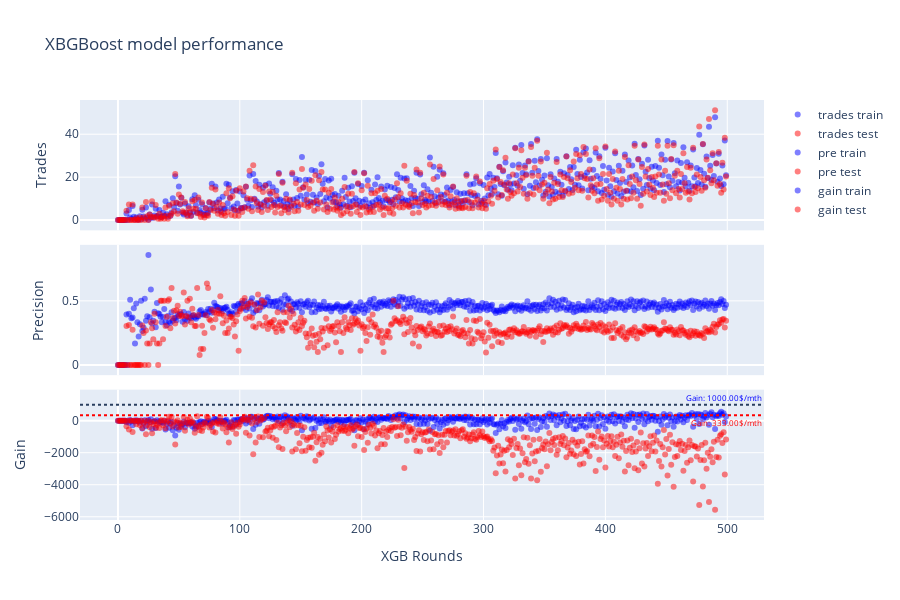

Notebook cell for this chart:
### Code cell
fun_plot_xgb_rounds(df[(df["gain_test"] > -10000) & (df["run_index"] < 500)])

### Figure 1 — Plotly figure (JSON) as saved in the notebook; plotly's stock layout.template omitted (floating-point values rounded to 4 significant figures; data arrays with more than 128 entries replaced by an {"elided": "..."} marker saying what was removed)
{"data": [{"marker": {"color": "blue", "opacity": 0.5}, "mode": "markers", "name": "trades train", "type": "scatter", "x": {"elided": "500 int values"}, "xaxis": "x", "y": {"elided": "500 float values"}, "yaxis": "y"}, {"marker": {"color": "red", "opacity": 0.5}, "mode": "markers", "name": "trades test", "type": "scatter", "x": {"elided": "500 int values"}, "xaxis": "x", "y": {"elided": "500 float values"}, "yaxis": "y"}, {"marker": {"color": "blue", "opacity": 0.5}, "mode": "markers", "name": "pre train", "type": "scatter", "x": {"elided": "500 int values"}, "xaxis": "x", "y": {"elided": "500 float values"}, "yaxis": "y2"}, {"marker": {"color": "red", "opacity": 0.5}, "mode": "markers", "name": "pre test", "type": "scatter", "x": {"elided": "500 int values"}, "xaxis": "x", "y": {"elided": "500 float values"}, "yaxis": "y2"}, {"marker": {"color": "blue", "opacity": 0.5}, "mode": "markers", "name": "gain train", "type": "scatter", "x": {"elided": "500 int values"}, "xaxis": "x", "y": {"elided": "500 float values"}, "yaxis": "y3"}, {"marker": {"color": "red", "opacity": 0.5}, "mode": "markers", "name": "gain test", "type": "scatter", "x": {"elided": "500 int values"}, "xaxis": "x", "y": {"elided": "500 float values"}, "yaxis": "y3"}], "layout": {"annotations": [{"font": {"color": "red", "size": 8}, "showarrow": false, "text": "Gain: 333.00$/mth", "x": 1, "xanchor": "right", "xref": "x domain", "y": 333, "yanchor": "top", "yref": "y3"}, {"font": {"color": "blue", "size": 8}, "showarrow": false, "text": "Gain: 1000.00$/mth", "x": 1, "xanchor": "right", "xref": "x domain", "y": 1000, "yanchor": "bottom", "yref": "y3"}], "grid": {"columns": 1, "rows": 3}, "height": 600, "hovermode": "x", "hoversubplots": "axis", "shapes": [{"line": {"color": "red", "dash": "dot", "width": 2}, "type": "line", "x0": 0, "x1": 1, "xref": "x domain", "y0": 333, "y1": 333, "yref": "y3"}, {"line": {"dash": "dot"}, "type": "line", "x0": 0, "x1": 1, "xref": "x domain", "y0": 1000, "y1": 1000, "yref": "y3"}], "title": {"text": "XBGBoost model performance"}, "xaxis": {"showspikes": true, "spikedash": "dot", "spikemode": "across", "spikesnap": "cursor", "spikethickness": 1, "title": {"text": "XGB Rounds"}}, "yaxis": {"title": {"text": "Trades"}}, "yaxis2": {"title": {"text": "Precision"}}, "yaxis3": {"title": {"text": "Gain"}}}}
